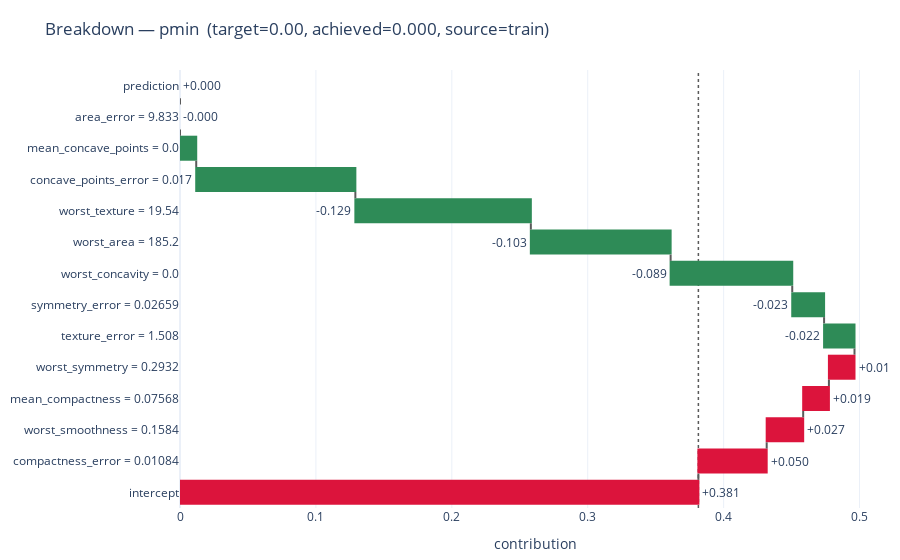

The cell this chart's notebook holds for it:
### Markdown cell above
### 🔎 Breakdown (DALEx) — como vamos ler as **6 amostras**

Nesta seção usamos o **Break Down** do **DALEx** para explicar, **amostra a amostra**, como o *pipeline* **LR L2 + MoreStable12** chega à probabilidade final. Cada gráfico mostra um “**caminho de contribuições**”: começamos no **intercepto** do modelo e somamos os efeitos das variáveis (barras) até chegar à **previsão** daquela observação.

**Como interpretar rapidamente**

* Barras **vermelhas**: aumentam a probabilidade de **Maligno** (contribuições positivas).
* Barras **verdes**: reduzem a probabilidade (contribuições negativas).
* O eixo horizontal é a **probabilidade cumulativa** após cada passo.
* A ordem das barras reflete a **decomposição local** para a observação (não é um ranking global).

**Amostras analisadas**
Selecionamos seis casos para cobrir diferentes regiões do espaço de probabilidade: **pmin (~0)**, **p_0.20**, **p_0.40**, **p_0.60**, **p_0.80** e **pmax (~1.0)**.


**O que observar nos gráficos**

* Quais variáveis **puxam para cima/baixo** a previsão e **quanto** (magnitude da barra).
* Coerência qualitativa com os **coeficientes da LR** (sinal esperado) e com os **gráficos globais** (Permutation Importance, PDPs).
* **Saturações**: quando a probabilidade já está muito alta/baixa, novas contribuições tendem a ter **efeito residual**.

A seguir, apresentamos os seis gráficos (um por amostra) com comentários curtos e focados no que realmente move a decisão do modelo em cada caso.

### Code cell
# Break Down: prob ≈ 0.00 (pmin)
label = "pmin"
obs   = obs_for_breakdown[label]
bd    = explainer.predict_parts(new_observation=obs, type="break_down", keep_distributions=True)

meta  = selected_df[selected_df["selection_label"] == label].iloc[0]
title = (f"Breakdown — {label}  (target={meta['target_p']:.2f}, "
         f"achieved={meta['achieved_p']:.3f}, source={meta['source']})")

print(bd.result[["variable","variable_value","contribution","cumulative"]])

fig = plot_breakdown_from_bd(bd, title=title)
fig.show()

### Figure 1 — Plotly figure (JSON) as saved in the notebook; plotly's stock layout.template omitted (floating-point values rounded to 4 significant figures)
{"data": [{"connector": {"line": {"color": "rgb(90,90,90)"}}, "customdata": [[0.3814, 0, 0.3814], [0.05026, 0.3814, 0.4317], [0.02685, 0.4317, 0.4585], [0.01894, 0.4585, 0.4775], [0.01883, 0.4775, 0.4963], [-0.02238, 0.4963, 0.4739], [-0.02344, 0.4739, 0.4505], [-0.08948, 0.4505, 0.361], [-0.1029, 0.361, 0.2581], [-0.1291, 0.2581, 0.129], [-0.1171, 0.129, 0.01193], [-0.01193, 0.01193, 1.956e-07], [-1.956e-07, 1.956e-07, 2.993e-14], [2.993e-14, 0, 2.993e-14]], "decreasing": {"marker": {"color": "seagreen"}}, "hovertemplate": "%{y}<br>contribution (Δ): %{customdata[0]:.3f}<br>cum. before: %{customdata[1]:.3f}<br>cum. after: %{customdata[2]:.3f}<extra></extra>", "increasing": {"marker": {"color": "crimson"}}, "measure": ["relative", "relative", "relative", "relative", "relative", "relative", "relative", "relative", "relative", "relative", "relative", "relative", "relative", "total"], "orientation": "h", "text": ["+0.381", "+0.050", "+0.027", "+0.019", "+0.019", "-0.022", "-0.023", "-0.089", "-0.103", "-0.129", "-0.117", "-0.012", "-0.000", "+0.000"], "textposition": "outside", "totals": {"marker": {"color": "royalblue"}}, "type": "waterfall", "x": [0.3814, 0.05026, 0.02685, 0.01894, 0.01883, -0.02238, -0.02344, -0.08948, -0.1029, -0.1291, -0.1171, -0.01193, -1.956e-07, 2.993e-14], "y": ["intercept", "compactness_error = 0.01084", "worst_smoothness = 0.1584", "mean_compactness = 0.07568", "worst_symmetry = 0.2932", "texture_error = 1.508", "symmetry_error = 0.02659", "worst_concavity = 0.0", "worst_area = 185.2", "worst_texture = 19.54", "concave_points_error = 0.0", "mean_concave_points = 0.0", "area_error = 9.833", "prediction"]}], "layout": {"hovermode": "closest", "margin": {"b": 40, "l": 10, "r": 10, "t": 70}, "shapes": [{"layer": "below", "line": {"color": "rgb(90,90,90)", "dash": "dot", "width": 1.5}, "type": "line", "x0": 0.3814, "x1": 0.3814, "y0": 0, "y1": 1, "yref": "paper"}], "showlegend": false, "title": {"text": "Breakdown — pmin  (target=0.00, achieved=0.000, source=train)"}, "xaxis": {"title": {"text": "contribution"}}, "yaxis": {"categoryarray": ["intercept", "compactness_error = 0.01084", "worst_smoothness = 0.1584", "mean_compactness = 0.07568", "worst_symmetry = 0.2932", "texture_error = 1.508", "symmetry_error = 0.02659", "worst_concavity = 0.0", "worst_area = 185.2", "worst_texture = 19.54", "concave_points_error = 0.0", "mean_concave_points = 0.0", "area_error = 9.833", "prediction"], "categoryorder": "array"}}}
